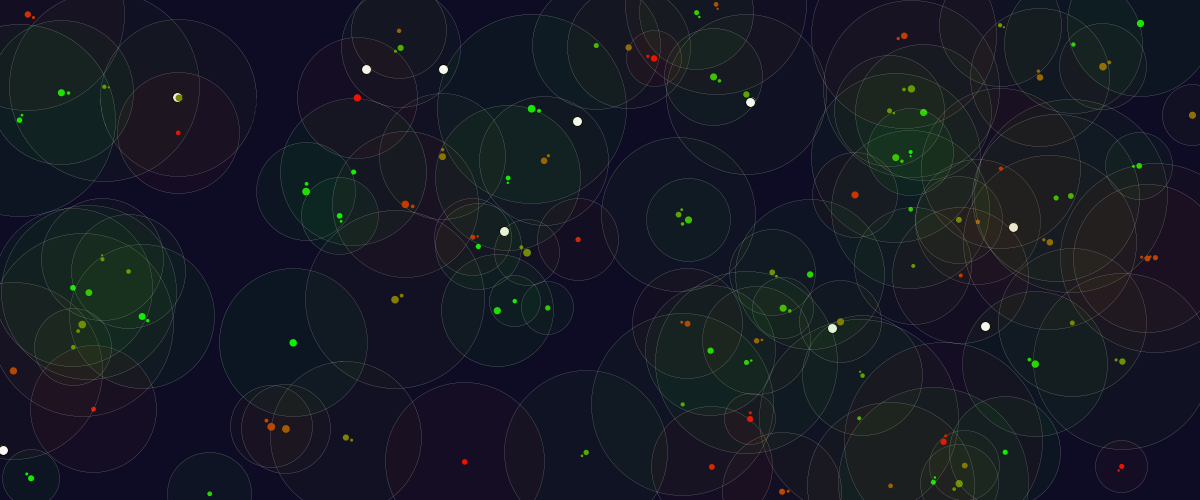
Frame 1 (no input)
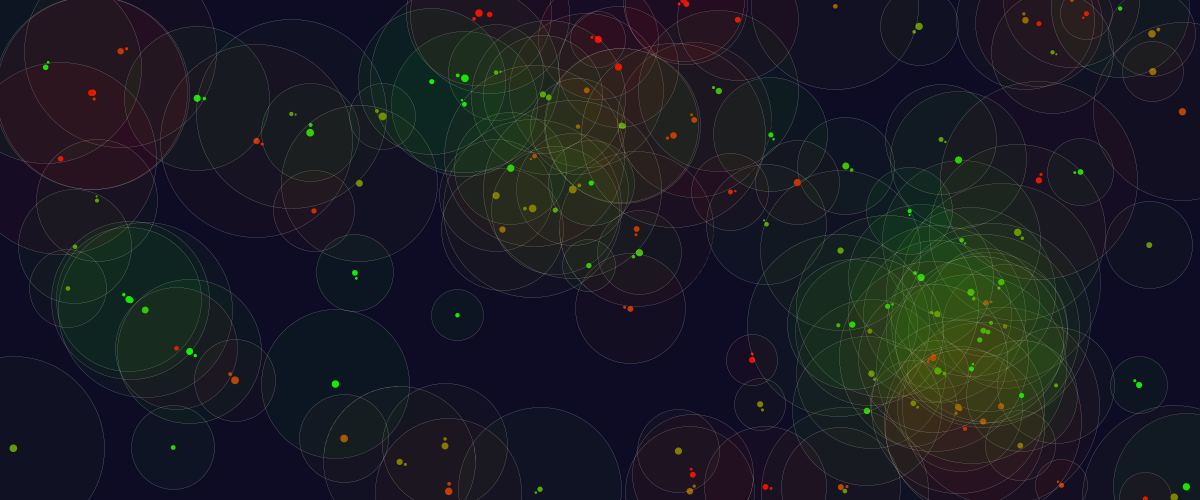
Frame 60 (the mouse pressed at the canvas centre just before this capture)
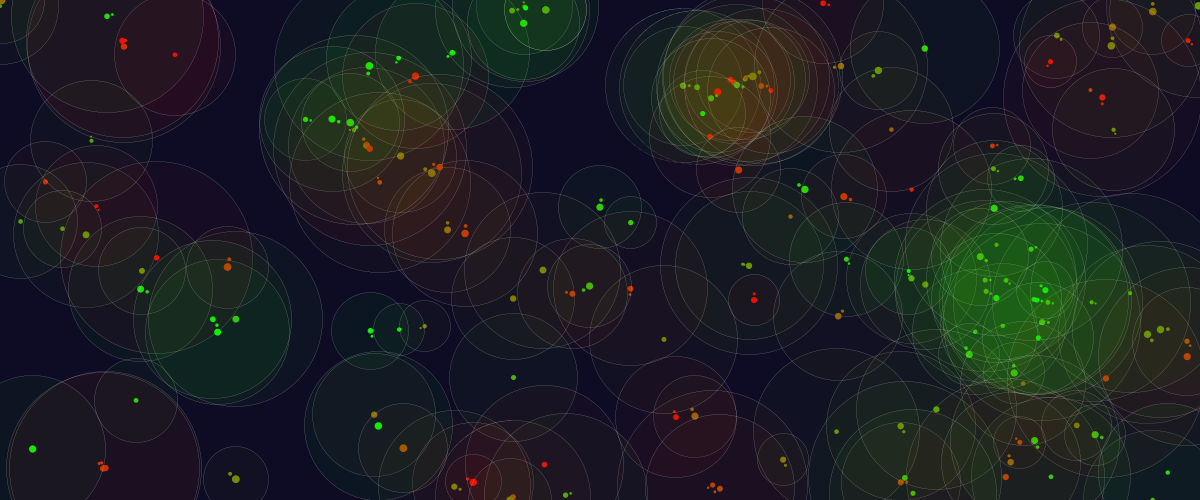
Frame 120 (the mouse held since frame 60 and released just before this capture)

The Processing sketch that drew these frames (run headless with seeded random() and noise(); from frame 60 on, the mouse is pressed at the canvas centre):

// Processing sketch: organismo_escola
// ── organismo_escola.pde
// Parâmetros da Simulação
int tamanhoDaPopulacao = 100;    // Tamanho da população
int geracao = 0;                // Contador de gerações
ArrayList<Organismo> populacao; // Lista de organismos
ArrayList<PVector> comida;      // Lista de recursos
int quantidadeRecursos = 10;   // Número de recursos no ambiente
int tempoDeVida = 100;          // Duração de cada geração em frames
int contadorDeFrames = 0;       // Contador de frames

float dist(PVector p1, PVector p2){
  return dist(p1.x, p1.y, p2.x, p2.y);
}

void setup() {
  size(1200, 500);
  populacao = new ArrayList<Organismo>();
  comida = new ArrayList<PVector>();
  
  // Inicializa a população
  for (int i = 0; i < tamanhoDaPopulacao; i++) {
    float[] dna = new float[3];
    for(int k = 0; k < dna.length; k++) dna[k] = random(1);
    populacao.add(new Organismo(new PVector(random(width), random(height)), dna));
  }
  
  // Inicializa os recursos
  for (int i = 0; i < quantidadeRecursos; i++) {
    comida.add(new PVector(random(width), random(height)));
  }
}

void draw() {
  background(#0D0C24);
  
  // Atualiza e desenha os recursos
  for (PVector r : comida) {
    fill(255);
    ellipse(r.x, r.y, 10, 10);
  }
  
  // Atualiza e desenha os organismos
  for (int i = populacao.size() - 1; i >= 0; i--) {
    Organismo o = populacao.get(i);
    o.procuraComida();
    o.atualiza();
    o.mostra();
    
    // Verifica se está morto
    if (o.morreu()) {
      populacao.remove(i);
    } else {
      // Tentativa de reprodução
      Organismo filho = o.reproduzir();
      if (filho != null) {
        populacao.add(filho);
      }
    }
  }
  
  // Contador de frames para controlar as gerações
  contadorDeFrames++;
  if (contadorDeFrames >= tempoDeVida) {
    novaGeracao();
    contadorDeFrames = 0;
    geracao++;
  }
    
  surface.setTitle("Geração: " + geracao + " | " + "População: " + populacao.size() + " | " + "Recursos: " + comida.size());
}

void novaGeracao() {
  // Reabastece os recursos
  comida.clear();
  for (int i = 0; i < quantidadeRecursos; i++) {
    comida.add(new PVector(random(width), random(height)));
  }
  
  // Se a população estiver muito pequena, adiciona novos organismos
  if (populacao.size() < 10) {
    for (int i = 0; i < 10; i++) {
      float[] dna = new float[3];
      for(int k = 0; k < dna.length; k++) dna[k] = random(1);
      populacao.add(new Organismo(new PVector(random(width), random(height)), dna));
    }
  }
  
}

// ── organismo.pde
class Organismo {
  PVector posicao;
  PVector velocidade;
  float[] dna;
  float vida;    // Indica a aptidão (quanto mais saúde, melhor)
  float velocidadeMax;
  float percepcao; // Distância máxima para detectar recursos
  float tamanho;
  int sexo;

  Organismo(PVector posicao, float[] dna) {
    this.posicao = posicao.copy();
    this.dna = dna;
    this.vida = 100;

    // Fenótipo derivado do genótipo (DNA)
    this.velocidadeMax = map(dna[0], 0, 1, 2, 5);
    this.percepcao = map(dna[1], 0, 1, 50, 200);
    this.tamanho = map(dna[2], 0, 1, 4, 8);
    this.sexo = (int)(10*(dna[0] + dna[2]));
    this.velocidade = PVector.random2D();
  }

  void atualiza() {
    // Movimento simples
    posicao.add(velocidade);
    // Consume energia ao se mover
    vida -= velocidadeMax/10.0;

    // Limites da tela
    if (posicao.x > width) posicao.x = 0;
    if (posicao.x < 0) posicao.x = width;
    if (posicao.y > height) posicao.y = 0;
    if (posicao.y < 0) posicao.y = height;
  }

  void procuraComida() {
    PVector maisProximo = null;
    float dist = Float.MAX_VALUE;

    for (PVector r : comida) {
      float d = PVector.dist(posicao, r);
      if (d < dist && d < percepcao) {
        dist = d;
        maisProximo = r;
      }
    }

    if (maisProximo != null) {
      PVector desejado = PVector.sub(maisProximo, posicao);
      desejado.setMag(velocidadeMax);

      PVector direcao = PVector.sub(desejado, velocidade);
      velocidade.add(direcao);

      // Se reach o recurso, consome-o
      if (dist < tamanho) {
        vida += 20;
        comida.remove(maisProximo);
      }
    }
  }

  Organismo reproduzir() {
    // Reproduz com uma probabilidade baseada na saúde
    Organismo organismoProximo = this;
    float min = MAX_FLOAT;

    for (int i = 0; i < populacao.size(); ++i) {
      Organismo o = populacao.get(i);
      if (o!=this && dist(o.posicao, posicao) < percepcao && dist(o.posicao, posicao) < min && o.sexo%2!=sexo%2) {
        min = dist(o.posicao, posicao);
        organismoProximo = o;
      }
    }

    if (random(1) < 0.005 && vida > 50 && organismoProximo.vida > 50 && organismoProximo != this) {
      Organismo pai;
      Organismo mae;

      if (sexo == 1) {
        pai = this;
        mae = organismoProximo;
      } else {
        mae = this;
        pai = organismoProximo;
      }

      float[] dnaDominante = new float[2];
      float dnaRecessivo;

      if (random(1)<.5) {
        dnaRecessivo = pai.dna[0];
        for (int i = 1; i < 3; ++i) dnaDominante[i-1] = mae.dna[i];
      } else {
        dnaRecessivo = mae.dna[0];
        for (int i = 1; i < 3; ++i) dnaDominante[i-1] = pai.dna[i];
      }

      float[] novoDna = new float[3];

      novoDna[0] = dnaRecessivo;
      for (int i = 1; i < 3; ++i) {
        novoDna[i] = dnaDominante[i-1];
      }
      
      //arrayCopy(dna.trim(0, 1), novoDna);

      // mutacao
      for (int k = 0; k < novoDna.length; k++)
        if (random(1) < 0.001) novoDna[k] = constrain(novoDna[k] + random(-0.1, 0.1), 0, 1);

      pai.vida-=10;
      mae.vida-=10;
      return new Organismo(posicao, novoDna);
    } else {
      return null;
    }
  }

  boolean morreu() {
    return vida <= 0;
  }

  void mostra() {
    //noFill();

    //colorMode(HSB, 360, 100, 100);
    stroke(255);
    strokeWeight(.1);
    fill(lerpColor(#00FF00, #FF0000, map(velocidadeMax, 2, 5, 0, 1)), 10);
    ellipse(posicao.x, posicao.y, percepcao, percepcao);
        noStroke();
    fill(lerpColor(#00FF00, #FF0000, map(velocidadeMax, 2, 5, 0, 1)));
    ellipse(posicao.x, posicao.y, tamanho, tamanho);
    if(sexo%2==0) ellipse(posicao.x+cos(velocidade.heading())*tamanho, posicao.y+sin(velocidade.heading())*tamanho, tamanho/2.0, tamanho/2.0);
    //colorMode(RGB, 255, 255, 255);
  }

  color cor(float valor) {
    valor = constrain(valor, 0, 100);
    float matiz = map(valor, 0, 100, 0, 120);
    return color(matiz, 100, 100);
  }
}
